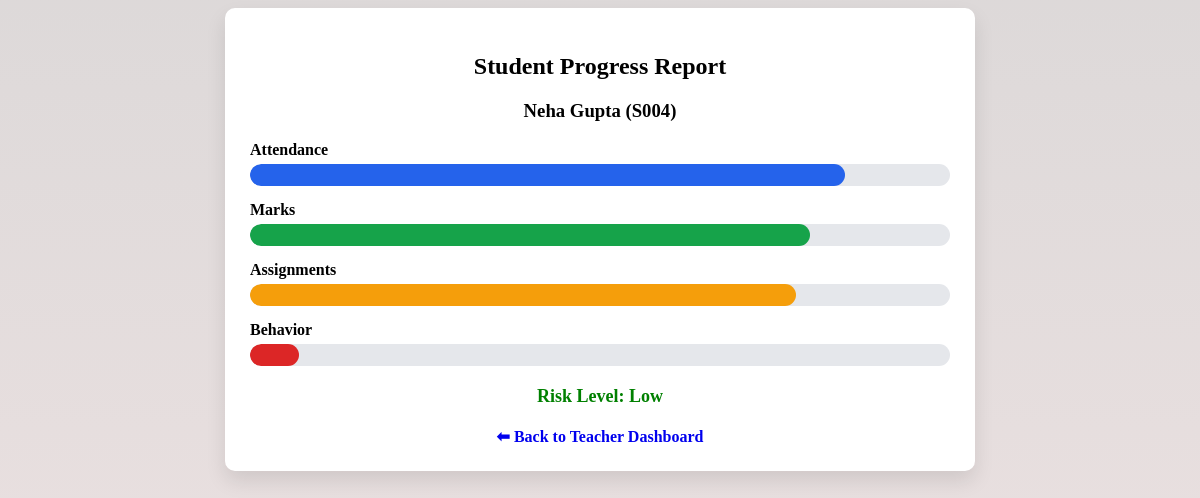
The app's page /student_report/S004 (signed in) with its own data.
### tables this page shows
CREATE TABLE students (
            student_id TEXT PRIMARY KEY,
            name TEXT,
            attendance REAL,
            avg_marks REAL,
            assignment_completion REAL,
            behavior_score REAL,
            risk TEXT
        );

### backend/app.py (the view)
@app.route("/student_report/<student_id>")
def student_report(student_id):
    if session.get("role") != "teacher":
        return redirect("/")
    with get_db() as conn:
        student = conn.execute(
            "SELECT * FROM students WHERE student_id=?",
            (student_id,)
        ).fetchone()
    if not student:
        flash("Student not found")
        return redirect("/teacher")
    chart_data = {
        "attendance": student["attendance"],
        "marks": student["avg_marks"],
        "assignments": student["assignment_completion"],
        "behavior": student["behavior_score"]
    }
    return render_template(
        "student_report.html",
        student=student,
        chart_data=chart_data,
        risk=student["risk"]
    )

### backend/app.py (called while the page is built)
def get_db():
    conn = sqlite3.connect(
        DB,
        timeout=10,
        check_same_thread=False
    )
    conn.row_factory = sqlite3.Row
    return conn

### backend/templates/student_report.html (shortened to what this page needs)
<!DOCTYPE html>
<html lang="en">
<head>
</head>
<body>
<div class="card">
    <h2>Student Progress Report</h2>
    <h3>{{ student.name }} ({{ student.student_id }})</h3>
    <div class="row">
        <div class="label">Attendance</div>
        <div class="bar">
            <div class="fill attendance" id="attendanceBar"></div>
        </div>
    </div>
    <div class="row">
        <div class="label">Marks</div>
        <div class="bar">
            <div class="fill marks" id="marksBar"></div>
        </div>
    </div>
    <div class="row">
        <div class="label">Assignments</div>
        <div class="bar">
            <div class="fill assignments" id="assignmentsBar"></div>
        </div>
    </div>
    <div class="row">
        <div class="label">Behavior</div>
        <div class="bar">
            <div class="fill behavior" id="behaviorBar"></div>
        </div>
    </div>
    <div class="risk {{ risk }}">
        Risk Level: {{ risk }}
    </div>
    <a href="/teacher" class="back">⬅ Back to Teacher Dashboard</a>
</div>
</body>
</html>

### records on screen
students: name "Neha Gupta", student_id "S004", risk "Low"
